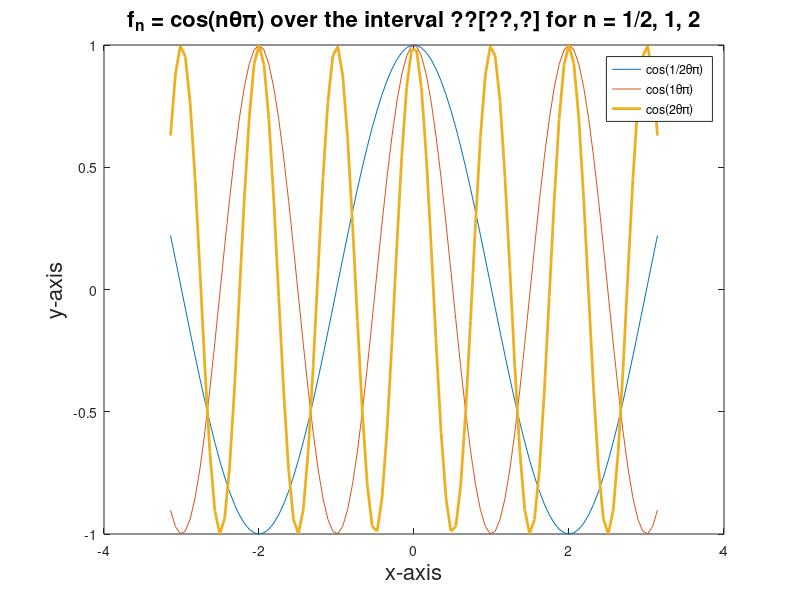

Write the MATLAB code that produced this figure.
%%Connor Humiston
%%1. fn(?) = cos(n??) over the interval ??[??,?] for n= 1/2,1,2.  
%%Plot all on the same graph withthick lines of different colors.  
%%Use a legend.

n=[1/2 1 2];
x = linspace(-pi,pi,100);
f1 = cos(n(1)*x.*pi);
f2 = cos(n(2)*x.*pi);
f3 = cos(n(3)*x.*pi);

plot(x,f1, x, f2, x, f3, 'LineWidth',2) 
title('f_n = cos(n\theta\pi) over the interval ??[??,?] for n = 1/2, 1, 2', 'FontSize', 16)
xlabel('x-axis', 'FontSize', 16)
ylabel('y-axis', 'FontSize', 16)
legend('cos(1/2\theta\pi)', 'cos(1\theta\pi)', 'cos(2\theta\pi)')
saveas(gcf,'Figure 1', 'png')